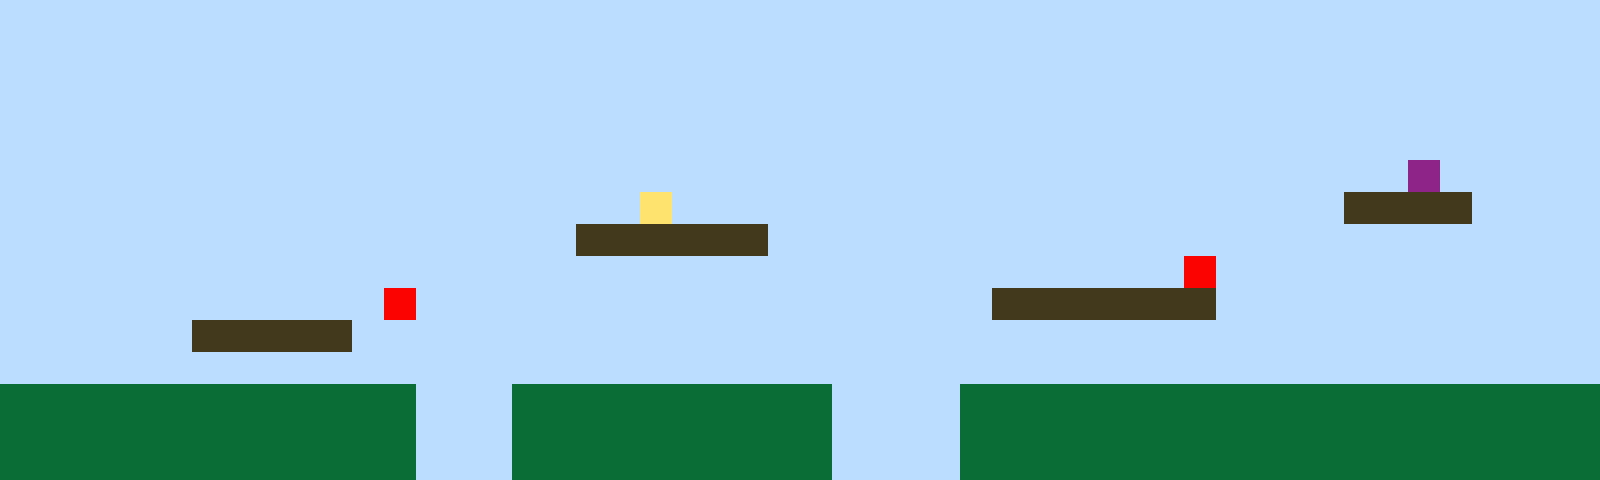

A level layout from a 2D game, rendered from its tile map. Below: a short description, then the map file with its tile-grid data intact:
An orthogonal 50x15 tile map with 32x32 px tiles, 1 tile layer (Tile Layer 1).

<map version="1.10" tiledversion="1.11.2" orientation="orthogonal" renderorder="right-up" width="50" height="15" tilewidth="32" tileheight="32" infinite="0" nextlayerid="2" nextobjectid="1"><editorsettings><export target="map1.csv" format="csv" /></editorsettings><tileset firstgid="1" name="sprites" tilewidth="32" tileheight="32" tilecount="6" columns="3"><image source="sprites.png" width="96" height="64" /></tileset><layer id="1" name="Tile Layer 1" width="50" height="15"><data encoding="csv">1,1,1,1,1,1,1,1,1,1,1,1,1,1,1,1,1,1,1,1,1,1,1,1,1,1,1,1,1,1,1,1,1,1,1,1,1,1,1,1,1,1,1,1,1,1,1,1,1,1,1,1,1,1,1,1,1,1,1,1,1,1,1,1,1,1,1,1,1,1,1,1,1,1,1,1,1,1,1,1,1,1,1,1,1,1,1,1,1,1,1,1,1,1,1,1,1,1,1,1,1,1,1,1,1,1,1,1,1,1,1,1,1,1,1,1,1,1,1,1,1,1,1,1,1,1,1,1,1,1,1,1,1,1,1,1,1,1,1,1,1,1,1,1,1,1,1,1,1,1,1,1,1,1,1,1,1,1,1,1,1,1,1,1,1,1,1,1,1,1,1,1,1,1,1,1,1,1,1,1,1,1,1,1,1,1,1,1,1,1,1,1,1,1,1,1,1,1,1,1,1,1,1,1,1,1,1,1,1,1,1,1,1,1,1,1,1,1,1,1,1,1,1,1,1,1,1,1,1,1,1,1,1,1,1,1,1,1,1,1,1,1,1,1,1,1,1,1,1,1,1,1,1,1,1,1,1,1,1,1,1,1,1,1,1,1,1,1,1,1,1,1,1,1,1,1,1,1,1,1,1,1,1,1,1,1,1,1,1,1,1,1,1,1,6,1,1,1,1,1,1,1,1,1,1,1,1,1,1,1,1,1,1,1,1,1,1,1,1,1,4,1,1,1,1,1,1,1,1,1,1,1,1,1,1,1,1,1,1,1,1,1,3,3,3,3,1,1,1,1,1,1,1,1,1,1,1,1,1,1,1,1,1,1,1,1,1,1,3,3,3,3,3,3,1,1,1,1,1,1,1,1,1,1,1,1,1,1,1,1,1,1,1,1,1,1,1,1,1,1,1,1,1,1,1,1,1,1,1,1,1,1,1,1,1,1,1,1,1,1,1,1,1,1,1,1,1,1,1,1,1,1,1,1,1,1,1,5,1,1,1,1,1,1,1,1,1,1,1,1,1,1,1,1,1,1,1,1,1,1,1,1,5,1,1,1,1,1,1,1,1,1,1,1,1,1,1,1,1,1,1,3,3,3,3,3,3,3,1,1,1,1,1,1,1,1,1,1,1,1,1,1,1,1,1,1,3,3,3,3,3,1,1,1,1,1,1,1,1,1,1,1,1,1,1,1,1,1,1,1,1,1,1,1,1,1,1,1,1,1,1,1,1,1,1,1,1,1,1,1,1,1,1,1,1,1,1,1,1,1,1,1,1,1,1,1,1,1,1,1,1,1,1,1,1,1,1,1,1,1,1,1,1,1,1,1,1,1,1,1,1,1,1,1,1,1,1,1,1,1,2,2,2,2,2,2,2,2,2,2,2,2,2,1,1,1,2,2,2,2,2,2,2,2,2,2,1,1,1,1,2,2,2,2,2,2,2,2,2,2,2,2,2,2,2,2,2,2,2,2,2,2,2,2,2,2,2,2,2,2,2,2,2,1,1,1,2,2,2,2,2,2,2,2,2,2,1,1,1,1,2,2,2,2,2,2,2,2,2,2,2,2,2,2,2,2,2,2,2,2,2,2,2,2,2,2,2,2,2,2,2,2,2,1,1,1,2,2,2,2,2,2,2,2,2,2,1,1,1,1,2,2,2,2,2,2,2,2,2,2,2,2,2,2,2,2,2,2,2,2</data></layer></map>
